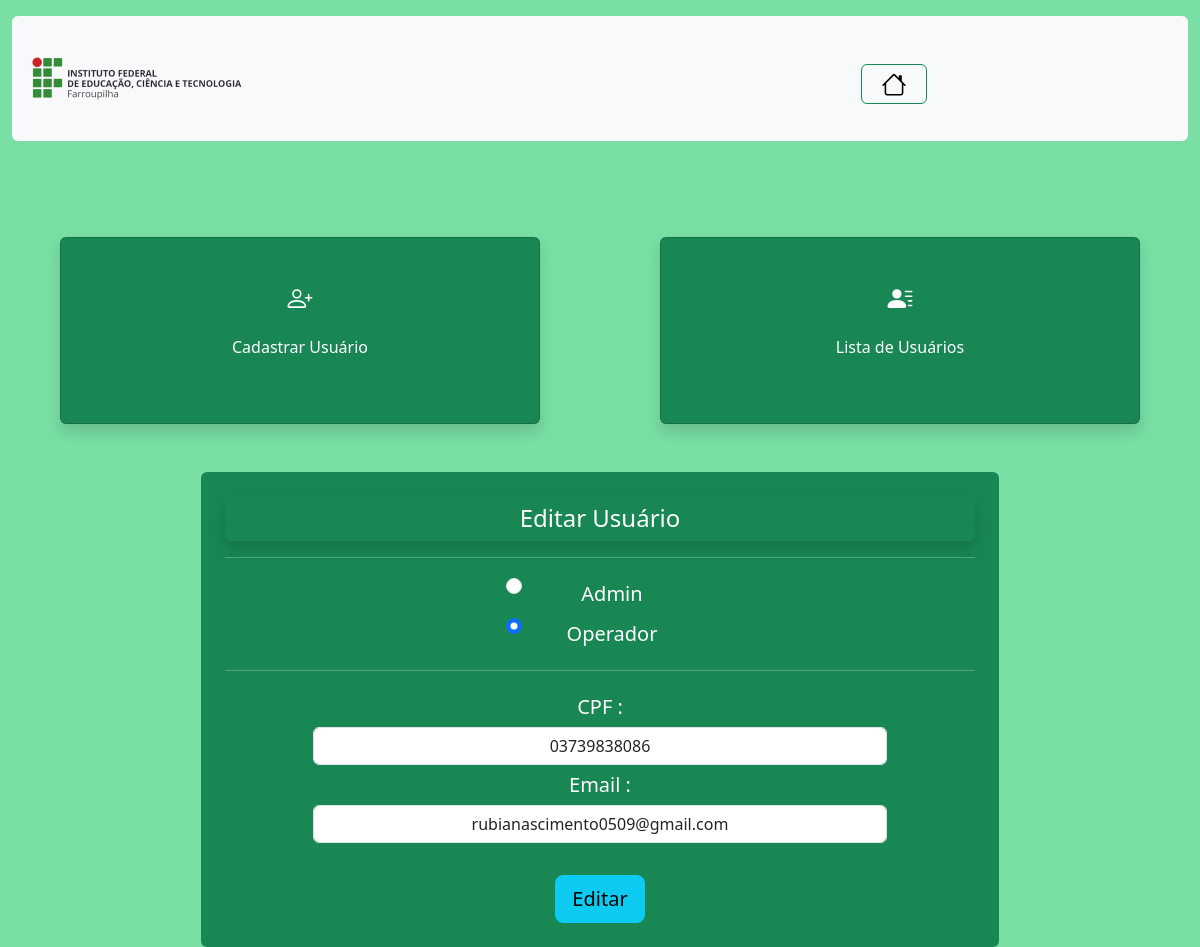
Page /Usuario/index_usuario.php?page=editar&CPF=03739838086 (signed in) on the committed database.
### tables this page shows
CREATE TABLE IF NOT EXISTS `usuario` (
  `nivel` varchar(30) NOT NULL,
  `CPF` char(14) NOT NULL,
  `email` varchar(100) NOT NULL,
  `senha` varchar(255) NOT NULL,
  PRIMARY KEY (`CPF`)
);

### Usuario/editar_usuario.php (the view, shortened to what this page needs)
<div class="container-sm rounded p-4 text-bg-success text-center" style="width: 70%;">
    <?php
        include_once("../config.php");
        $sql = "SELECT * FROM usuario WHERE CPF=".$_REQUEST["CPF"];
        $result = $connect->query($sql);
        $row = $result->fetch_object();
    ?>
    <form action="?page=salvar" method="POST">
    <p class="p-2 h4 rounded shadow">Editar Usuário</p>
    <hr>
        <div class="m-3 w-25 mx-auto" id="nivel">
            <div class="form-check">
                <label class="h5 m-2">Admin</label>
                <input type="radio" class="form-check-input" name="nivel" value="admin" <?php print($row->nivel == "admin") ? "checked" : null; ?>>
                <label class="h5 m-2">Operador</label>
                <input type="radio" class="form-check-input" name="nivel" value="operador" <?php print($row->nivel == "operador") ? "checked" : null; ?>>
            </div>
        </div>
        <hr>
        <div class="m-3">
            <label for="CPF" class="h5 mt-2">CPF :</label>
            <input type="text" class="form-control text-center" style="margin-left: 10%; width: 80%;"
            name="CPF" id="CPF" value="<?php print $row->CPF;?>" readonly>
            <label for="email" class="h5 m-2">Email :</label>
            <input type="text" class="form-control text-center" style="margin-left: 10%; width: 80%;"
            name="email" value="<?php print $row->email; ?>">
        </div>
        <button type="submit" class="btn btn-info btn-lg text-center mt-3">Editar</button>
    </form>
</div>

### rows in the picture
usuario: nivel "☑", CPF "03739838086", email "rubianascimento0509@gmail.com"
